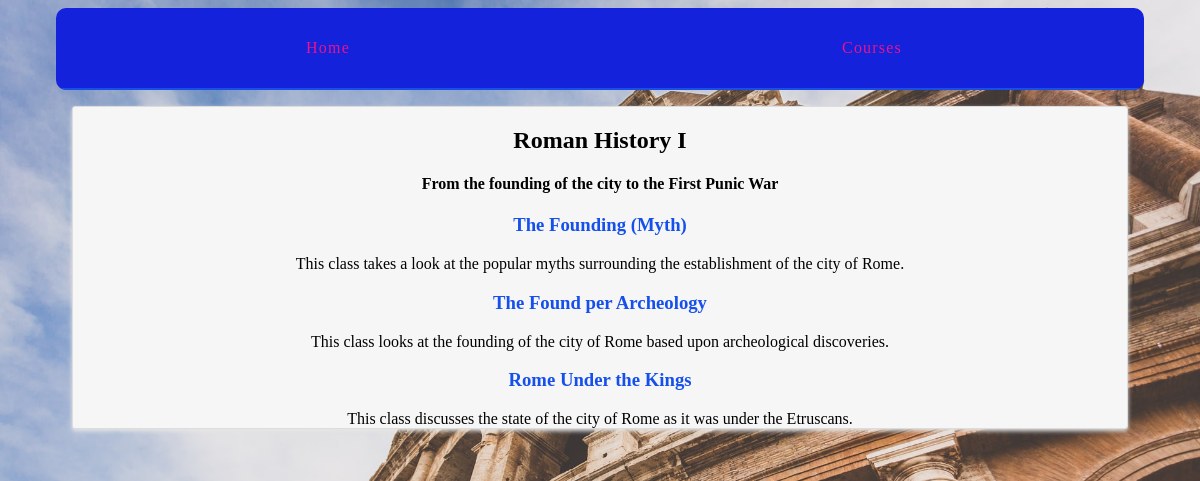
The page /courses/3/ on the database as committed earlier.
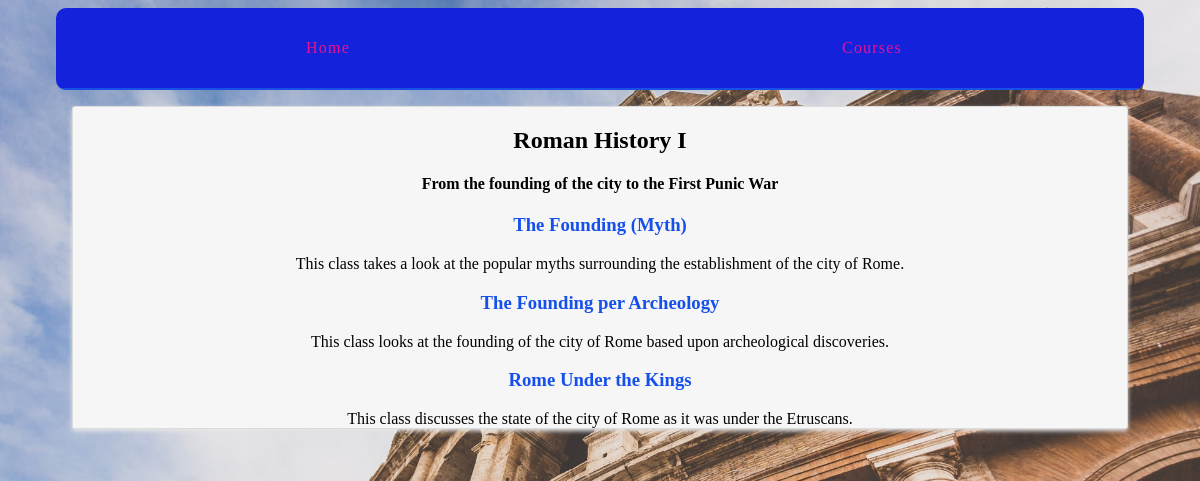
The same page on the database as committed later.
### courses/models.py (models this page shows, shortened)
class Course(models.Model):
    created_at = models.DateTimeField(auto_now_add=True)
    title = models.CharField(max_length=255)
    description = models.TextField()

class Step(models.Model):
    title = models.CharField(max_length=255)
    description = models.TextField()
    content = models.TextField(blank=True, default="")
    order = models.IntegerField(default=0)
    course = models.ForeignKey('Course', on_delete=models.CASCADE,)
    class Meta:
        ordering = ['order',]

### courses/views.py (the view)
# urls.py: path("<int:pk>/", views.course_detail, name='detail'),
def course_detail(request, pk):
    course = get_object_or_404(Course, pk=pk)
    return render(request, 'courses/course_detail.html', {'course': course})

### courses/templates/courses/course_detail.html
{% extends "layout.html" %} {% block title %} {{ course.title }} {% endblock %}
{% block content%}
<article class="card">
  <h2 class="welcome">{{ course.title }}</h2>
  <h4 class="welcome">{{ course.description }}</h4>
  <section class="welcome">
    {% for step in course.step_set.all%}
    <h3>
      <a
        href="{% url 'courses:step' course_pk=step.course.pk step_pk=step.pk %}"
        >{{ step.title }}</a
      >
    </h3>
    {{ step.description }} {% endfor %}
  </section>
</article>
{% endblock %}

### templates/layout.html (shortened to what this page needs)
{% load static %}
<!DOCTYPE html>
<html>
  <head>
    <link rel="stylesheet" href="{% static 'css/layout.css' %}" />
  </head>
  <body>
    <div class="site-container">
      <nav>
        <a href="{% url 'home' %}">Home</a>
        <a href="{% url 'courses:list' %}">Courses</a>
      </nav>
      {% block content %}{% endblock %}
    </div>
  </body>
</html>

### assets/css/layout.css (style rules this page uses)
html { box-sizing: border-box; background: url(rome.jpg) no-repeat center center fixed; -webkit-background-size: cover; -moz-background-size: cover; -o-background-size: cover; background-size: cover; }
.welcome { text-align: center; }
*, *::after, *::before { box-sizing: inherit; }
.site-container { max-width: 68em; margin-left: auto; margin-right: auto; }
.site-container::after { clear: both; content: ""; display: table; }
.site-container nav { width: 100%; display: table; width: 100%; table-layout: fixed; border-bottom-left-radius: 10px; border-bottom-right-radius: 10px; border-top-left-radius: 10px; border-top-right-radius: 10px; border-bottom-left-radius: 10px; border-top-left-radius: 10px; border-bottom-right-radius: 10px; border-top-right-radius: 10px; background-color: #1522db; margin-bottom: 1em; overflow: hidden; }
.site-container nav a { display: table-cell; width: 8.33333%; padding: 10px; border-bottom: 2px solid #184fe7; color: #e91390; letter-spacing: 0.075em; line-height: 60px; text-align: center; text-decoration: none; }
.card { -webkit-flex-basis: 15em; -moz-flex-basis: 15em; flex-basis: 15em; -ms-flex-preferred-size: 15em; -webkit-flex-grow: 1; -moz-flex-grow: 1; flex-grow: 1; -ms-flex-positive: 1; -webkit-transition: all 0.2s ease-in-out; -moz-transition: all 0.2s ease-in-out; transition: all 0.2s ease-in-out; background-color: #f6f6f6; border-radius: 3px; border: 1px solid gainsboro; box-shadow: 0 2px 4px #e6e6e6; margin: 0 1em 1.5em 1em; position: relative; }
article h2 a, article h3 a { color: #154fec; text-decoration: none; }

Rows that differ between the two databases and show on the page:
changed Step: title "The Found per Archeology" → "The Founding per Archeology"
